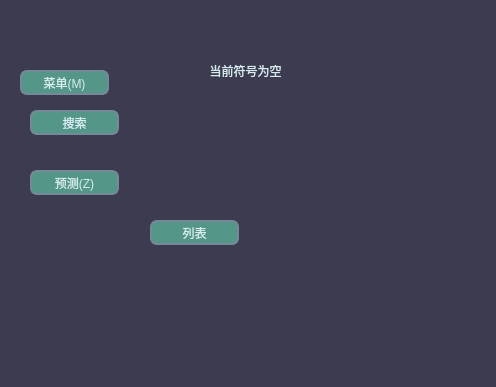
<?xml version="1.0" encoding="UTF-8"?>
<ui version="4.0">
 <class>CBM</class>
 <widget class="QWidget" name="CBM">
  <property name="geometry">
   <rect>
    <x>0</x>
    <y>0</y>
    <width>496</width>
    <height>387</height>
   </rect>
  </property>
  <property name="windowTitle">
   <string>Form</string>
  </property>
  <property name="styleSheet">
   <string notr="true">background-color: rgb(61, 59, 79);</string>
  </property>
  <widget class="QPushButton" name="sea">
   <property name="geometry">
    <rect>
     <x>30</x>
     <y>110</y>
     <width>89</width>
     <height>25</height>
    </rect>
   </property>
   <property name="styleSheet">
    <string notr="true">QPushButton{
	color:rgb(214,236,240);
	background-color: rgb(84,150,136);
	border: 2px solid rgb(117,138,153);
	border-radius:7px;
}
QPushButton:disabled{
border:2px solid rgb(117,138,153);
background-color: rgb(61,59,79);
color:  rgb(100,100,100);
border-radius:7px;
}
QPushButton:pressed{
	color: rgb(117,138,153);
	background-color:  rgb(214,236,240);
	border: 2px solid rgb(214,236,240);
	border-radius:7px;
}</string>
   </property>
   <property name="text">
    <string>搜索</string>
   </property>
  </widget>
  <widget class="QPushButton" name="menu">
   <property name="enabled">
    <bool>true</bool>
   </property>
   <property name="geometry">
    <rect>
     <x>20</x>
     <y>70</y>
     <width>89</width>
     <height>25</height>
    </rect>
   </property>
   <property name="toolTip">
    <string>Alt+M</string>
   </property>
   <property name="styleSheet">
    <string notr="true">QPushButton{
	color:rgb(214,236,240);
	background-color: rgb(84,150,136);
	border: 2px solid rgb(117,138,153);
	border-radius:7px;
}
QPushButton:disabled{
border:2px solid rgb(117,138,153);
background-color: rgb(61,59,79);
color:  rgb(100,100,100);
border-radius:7px;
}
QPushButton:pressed{
	color: rgb(117,138,153);
	background-color:  rgb(214,236,240);
	border: 2px solid rgb(214,236,240);
	border-radius:7px;
}</string>
   </property>
   <property name="text">
    <string>菜单(M)</string>
   </property>
   <property name="shortcut">
    <string>Alt+M</string>
   </property>
  </widget>
  <widget class="QPushButton" name="aw">
   <property name="geometry">
    <rect>
     <x>30</x>
     <y>170</y>
     <width>89</width>
     <height>25</height>
    </rect>
   </property>
   <property name="toolTip">
    <string>Alt+Z</string>
   </property>
   <property name="styleSheet">
    <string notr="true">QPushButton{
	color:rgb(214,236,240);
	background-color: rgb(84,150,136);
	border: 2px solid rgb(117,138,153);
	border-radius:7px;
}
QPushButton:disabled{
border:2px solid rgb(117,138,153);
background-color: rgb(61,59,79);
color:  rgb(100,100,100);
border-radius:7px;
}
QPushButton:pressed{
	color: rgb(117,138,153);
	background-color:  rgb(214,236,240);
	border: 2px solid rgb(214,236,240);
	border-radius:7px;
}</string>
   </property>
   <property name="text">
    <string>预测(Z)</string>
   </property>
   <property name="shortcut">
    <string>Alt+Z</string>
   </property>
  </widget>
  <widget class="QPushButton" name="lhb">
   <property name="geometry">
    <rect>
     <x>150</x>
     <y>220</y>
     <width>89</width>
     <height>25</height>
    </rect>
   </property>
   <property name="styleSheet">
    <string notr="true">QPushButton{
	color:rgb(214,236,240);
	background-color: rgb(84,150,136);
	border: 2px solid rgb(117,138,153);
	border-radius:7px;
}
QPushButton:disabled{
border:2px solid rgb(117,138,153);
background-color: rgb(61,59,79);
color:  rgb(100,100,100);
border-radius:7px;
}
QPushButton:pressed{
	color: rgb(117,138,153);
	background-color:  rgb(214,236,240);
	border: 2px solid rgb(214,236,240);
	border-radius:7px;
}</string>
   </property>
   <property name="text">
    <string>列表</string>
   </property>
   <property name="checkable">
    <bool>true</bool>
   </property>
   <property name="checked">
    <bool>true</bool>
   </property>
  </widget>
  <widget class="QLabel" name="sname">
   <property name="geometry">
    <rect>
     <x>190</x>
     <y>60</y>
     <width>111</width>
     <height>21</height>
    </rect>
   </property>
   <property name="styleSheet">
    <string notr="true">color:rgb(214, 236, 240);
background-color: rgba(255, 255, 255, 0);</string>
   </property>
   <property name="text">
    <string>当前符号为空</string>
   </property>
   <property name="alignment">
    <set>Qt::AlignCenter</set>
   </property>
  </widget>
 </widget>
 <resources/>
 <connections/>
</ui>
